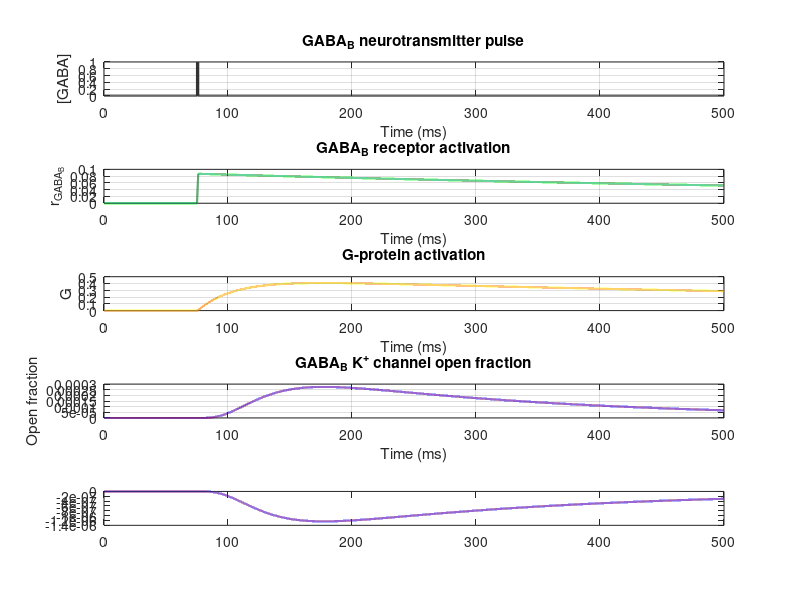

Write the MATLAB code that produced this figure. (Note: this script raises an error after producing the figure.)
%% GABA_B receptor components only
clear; close all; clc

%% Simulation setup
N_num = 1;
tspan = 500; % ms
dt = 0.01; % time step for Euler method
loop = ceil(tspan/dt); % number of Euler iterations
time = (0:loop-1).*dt; % time vector in ms

%% GABA_B constants (Destexhe)
Cmax_GABAb = 1;    % max NT concentration
Cdur_GABAb = 1;    % NT pulse duration
K1_GABAb = 0.09;    % forward binding rate
K2_GABAb = 0.0012;    % backward unbinding rate
K3_GABAb = 0.18;    % G-protein production rate
K4_GABAb = 0.034;    % G-protein decay rate
KD_GABAb = 100;    % dissociation constant of K+ channel
n_GABAb = 4;    % number of G-protein binding sites
E_GABAb = -95;    % reversal potential
g_GABAb = 0.0001;    % maximum conductance

%% Postsynaptic voltage used to calculate current
v_post_GABA = -50; % mV

%% Neurotransmitter pulse
nt_GABAb = zeros(N_num,loop);

GABAb_start = round(75/dt);
GABAb_stop = GABAb_start + round(Cdur_GABAb/dt);
nt_GABAb(:,GABAb_start:GABAb_stop) = Cmax_GABAb;

%% Initial receptor and G-protein values
r_GABAb = zeros(N_num,loop);
G_GABAb = zeros(N_num,loop);
GABAb_open = zeros(N_num,loop);

%% Current array
I_GABAb = zeros(N_num,loop);

%% Euler method
for i = 1:loop-1

% GABA_B receptor activation
dGABAb_rdt(:,i) = (K1_GABAb.*nt_GABAb(:,i).*(1-r_GABAb(:,i))) - (K2_GABAb.*r_GABAb(:,i));
r_GABAb(:,i+1) = r_GABAb(:,i) + dt.*dGABAb_rdt(:,i);

% G-protein activation for GABA_B
dGABAb_Gdt(:,i) = (K3_GABAb.*r_GABAb(:,i)) - (K4_GABAb.*G_GABAb(:,i));
G_GABAb(:,i+1) = G_GABAb(:,i) + dt.*dGABAb_Gdt(:,i);

% GABA_B channel open fraction and current
GABAb_open(:,i) = (G_GABAb(:,i).^n_GABAb)./(G_GABAb(:,i).^n_GABAb + KD_GABAb);
I_GABAb(:,i) = g_GABAb.*GABAb_open(:,i).*(E_GABAb-v_post_GABA);
end

% Calculate final sample for plotting
GABAb_open(:,end) = (G_GABAb(:,end).^n_GABAb)./(G_GABAb(:,end).^n_GABAb + KD_GABAb);
I_GABAb(:,end) = g_GABAb.*GABAb_open(:,end).*(E_GABAb-v_post_GABA);

%% Plot GABA_B components
figure('Name','GABA_B Components','Color','w');

subplot(5,1,1)
plot(time, nt_GABAb, 'Color', [0.2 0.2 0.2], 'LineWidth', 1.5)
hold on
title('GABA_B neurotransmitter pulse')
xlabel('Time (ms)')
ylabel('[GABA]')
grid on

subplot(5,1,2)
plot(time, r_GABAb, 'Color', [0.1 0.5 0.2], 'LineWidth', 1.5)
hold on
title('GABA_B receptor activation')
xlabel('Time (ms)')
ylabel('r_{GABA_B}')
grid on

subplot(5,1,3)
plot(time, G_GABAb, 'Color', [0.9 0.5 0.1], 'LineWidth', 1.5)
hold on
title('G-protein activation')
xlabel('Time (ms)')
ylabel('G')
grid on

subplot(5,1,4)
plot(time, GABAb_open, 'Color', [0.3 0.1 0.7], 'LineWidth', 1.5)
hold on
title('GABA_B K^+ channel open fraction')
xlabel('Time (ms)')
ylabel('Open fraction')
grid on

subplot(5,1,5)
plot(time, I_GABAb, 'Color', [0.3 0.1 0.7], 'LineWidth', 1.5)
hold on
yline(0,'k:')
title('GABA_B IPSC')
xlabel('Time (ms)')
ylabel('Current')
grid on
